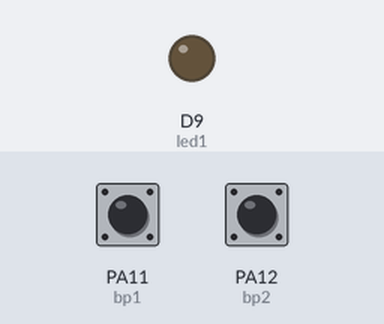
The sketch below on a simulated STM32 Nucleo. Shown: output pins drawn as LEDs (lit = HIGH). Inputs (shaded band) come from the test bench; at power-on: PA11 (bp1) HIGH, PA12 (bp2) HIGH.

Above: at 1.2 s.
1.3 s: PA11 (bp1) pulled LOW for 0.15 s
At 2.6 s:
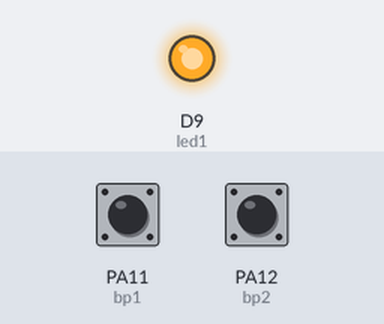
2.9 s: PA12 (bp2) pulled LOW for 0.15 s
At 4.0 s:
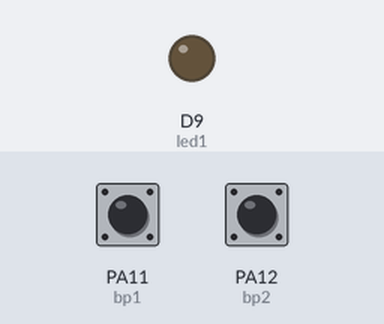
4.5 s: PA11 (bp1) pulled LOW for 1 s
At 6.3 s:
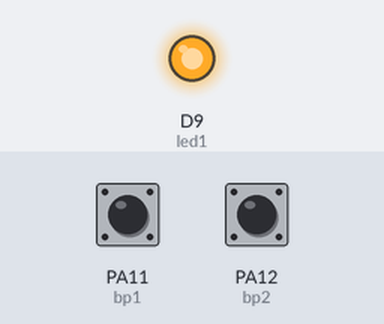
Timing chart, 0 to 7.8 s (numbered marks = the images above; inputs shaded):
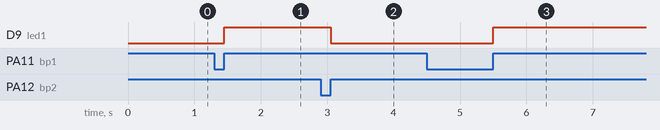

The sketch:

etape3_interrupt.ino
```cpp
/*
 *  Structure of a main file for embedded project @ LEnsE
 *
 *  This code shows an example of use of interruption on inputs.
 *  Tested on robot platform of LEnsE.
 *****************************************************************
 *  Pinout :
 *      PC7 - Output - LED1 of the robot platform
 *      PA11 - Input - SW1 - active high input
 *      PA12 - Input - SW2 - active high input
 *****************************************************************
 *  Tested with Nucleo L476RG board / Arduino + STM32
 *****************************************************************
 *  Author : J. VILLEMEJANE / LEnsE - Creation 2024/12/15
 *  LEnsE / https://lense.institutoptique.fr/
 */

const int led1 = PC7;
const int bp1 = PA11;
const int bp2 = PA12;

void sw1Int(){
  digitalWrite(led1, HIGH);      // New state of the LED
}

void sw2Int(){
  digitalWrite(led1, LOW);      // New state of the LED
}

void setup() {
  pinMode(led1, OUTPUT);
  digitalWrite(led1, LOW);
  pinMode(bp1, INPUT_PULLUP);
  pinMode(bp2, INPUT_PULLUP);
  attachInterrupt(digitalPinToInterrupt(bp1), sw1Int, RISING);
  attachInterrupt(digitalPinToInterrupt(bp2), sw2Int, RISING);
}

void loop() {
  delay(10);
}
```

Measured:
- after the input at 1.3 s, D9 (led1): LOW → HIGH after 0.15 s
- after the input at 2.9 s, D9 (led1): HIGH → LOW after 0.15 s
- after the input at 4.5 s, D9 (led1): LOW → HIGH after 1.0 s
